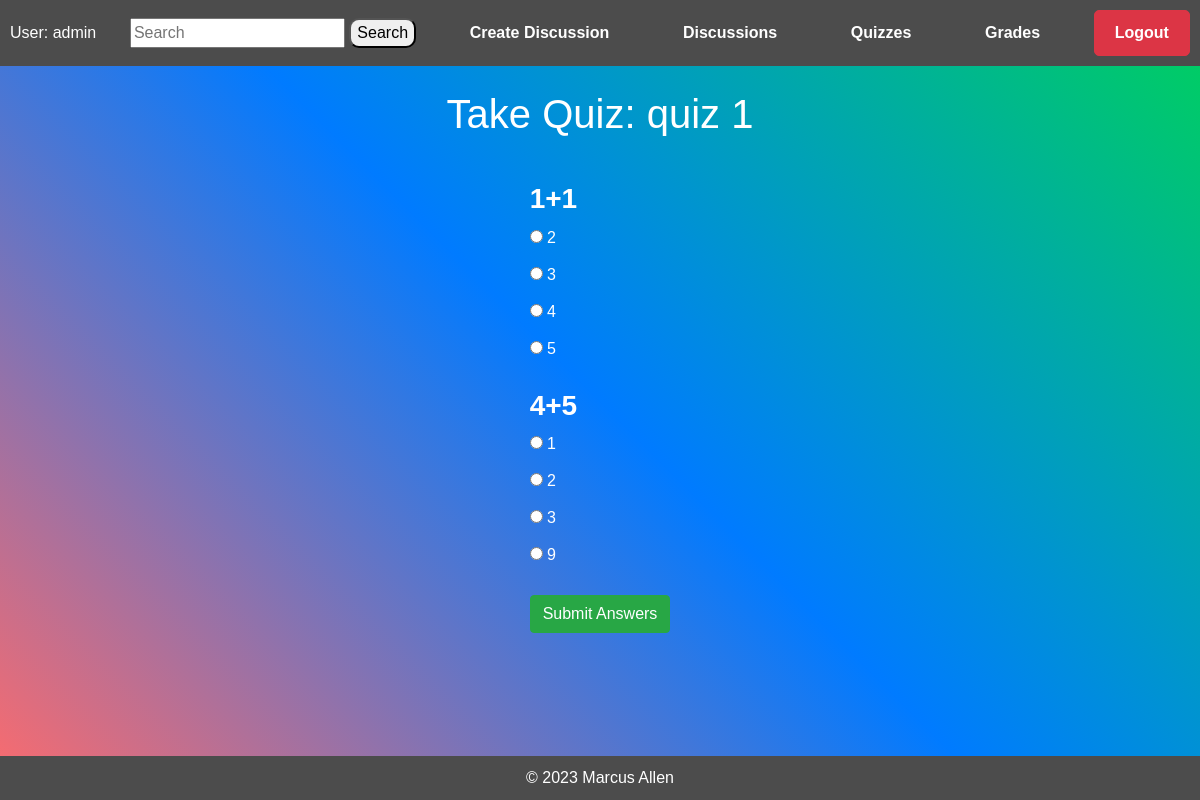
Page /students/take_quiz/4/ (signed in) on the committed database.
### teachers/models.py (models this page shows, shortened)
class Quiz(models.Model):
    title = models.CharField(max_length=255)
    author = models.ForeignKey(User, on_delete=models.CASCADE)
    subject = models.CharField(max_length=255, default="Math")

class Question(models.Model):
    quiz = models.ForeignKey(Quiz, on_delete=models.CASCADE)
    text = models.TextField()
    created_at = models.DateTimeField(auto_now_add=True)

class Option(models.Model):
    question = models.ForeignKey(Question, on_delete=models.CASCADE)
    text = models.CharField(max_length=255)
    is_correct = models.BooleanField(default=False)

### students/views.py (the view, shortened to what this page needs)
# urls.py: path('take_quiz/<int:quiz_id>/', views.take_quiz, name='take_quiz'),
def take_quiz(request, quiz_id):
    quiz = get_object_or_404(Quiz, id=quiz_id)
    num_questions = 0
    if student_has_exceeded_attempts(request.user, quiz):
        messages.error(request, 'You have exceeded the maximum number of quiz attempts.')
        return redirect('students:quizzes')
    question_forms = []
    for question in quiz.question_set.all():
        num_questions += 1
        options = Option.objects.filter(question=question)
        question_form = {
            'question': question,
            'options': options,
        }
        question_forms.append(question_form)
    context = {
        'quiz': quiz,
        'question_forms': question_forms,
    }
    return render(request, 'students/take_quiz.html', context)

### students/views.py (called while the page is built)
def student_has_exceeded_attempts(student, quiz):
    max_attempts = 3  # Adjust this as needed
    return Grade.objects.filter(student=student, quiz=quiz).count() >= max_attempts

### students/templates/students/take_quiz.html (shortened to what this page needs)
{% extends "students/index.html" %}
{% block content %}
<div class="container">
    <h1 class="my-4">Take Quiz: {{ quiz.title }}</h1>
    <form method="post">
        {% for question_form in question_forms %}
            <div class="question">
                <h3>{{ question_form.question.text }}</h3>
                <ul class="options">
                    {% for option in question_form.options %}
                        <li>
                            <label>
                                <input type="radio" name="question_{{ question_form.question.id }}" value="{{ option.id }}">
                                {{ option.text }}
                            </label>
                        </li>
                    {% endfor %}
                </ul>
            </div>
        {% endfor %}
        <button type="submit" class="btn btn-success btn-block">Submit Answers</button>
    </form>
</div>
{% endblock %}

### students/templates/students/index.html (shortened to what this page needs)
<!DOCTYPE html>
<html lang="en">
<head>
    {% load static %}
    <link rel="stylesheet" href="{% static 'bootstrap_css.css' %}">
</head>
<body>
    <div class="navbar">
        <div>
            User: {{ request.user }}
        </div>
        <div class="search-container">
            <form method="get" action="{% url 'students:search' %}">
                <input type="text" class="search-input" name="search-bar" placeholder="Search">
                <button style="border-radius: 10px;" type="submit">Search</button>
            </form>
        </div>
        <div>
            <a href="{% url 'students:create_discussion' %}" class="cool-link">Create Discussion</a>
        </div>
        <div>
            <a href="{% url 'students:discussions' %}" class="cool-link">Discussions</a>
        </div>
        <div>
            <a href="{% url 'students:quizzes' %}" class="cool-link">Quizzes</a>
        </div>
        <div>
            <a href="{% url 'students:grades' %}" class="cool-link">Grades</a>
        </div>
        <div>
            <a href="{% url 'users:logout_page' %}" class="cool-link btn btn-danger">Logout</a>
        </div>
    </div>
    <div class="container">
        {% block content %}{% endblock %}
    </div>
    <div class="footer">
        &copy; 2023 Marcus Allen
    </div>
</body>
</html>

### students/templates/students/index.html (style rules this page uses)
body { background: linear-gradient(45deg, #ff6b6b, #007BFF, #00d25b); color: #fff; margin: 0; padding: 0; font-family: Arial, sans-serif; display: flex; flex-direction: column; min-height: 100vh; }
.container { flex-grow: 1; display: flex; flex-direction: column; align-items: center; }
.footer { background-color: #4c4c4c; color: #fff; padding: 10px; text-align: center; width: 100%; }
.navbar { background-color: #4c4c4c; color: #fff; padding: 10px; display: flex; justify-content: space-between; align-items: center; }
.container { display: flex; flex-direction: column; align-items: center; }
.cool-link { text-decoration: none; padding: 10px 20px; color: #fff; border-radius: 5px; transition: background-color 0.3s; font-weight: bold; }

### students/templates/students/take_quiz.html (style rules this page uses)
.question { margin: 20px 0; }
.question h3 { font-weight: bold; margin-bottom: 10px; }
.options { list-style: none; padding: 0; }
.options li { margin: 5px 0; }

### rows in the picture
Quiz: title "quiz 1"
Question: question.text "1+1"
Option: text "2"
Option: text "3"
Option: text "4"
Option: text "5"
Question: question.text "4+5"
Option: text "1"
Option: text "2"
Option: text "3"
Option: text "9"

### other values in the picture
{{ request.user }} "admin"
